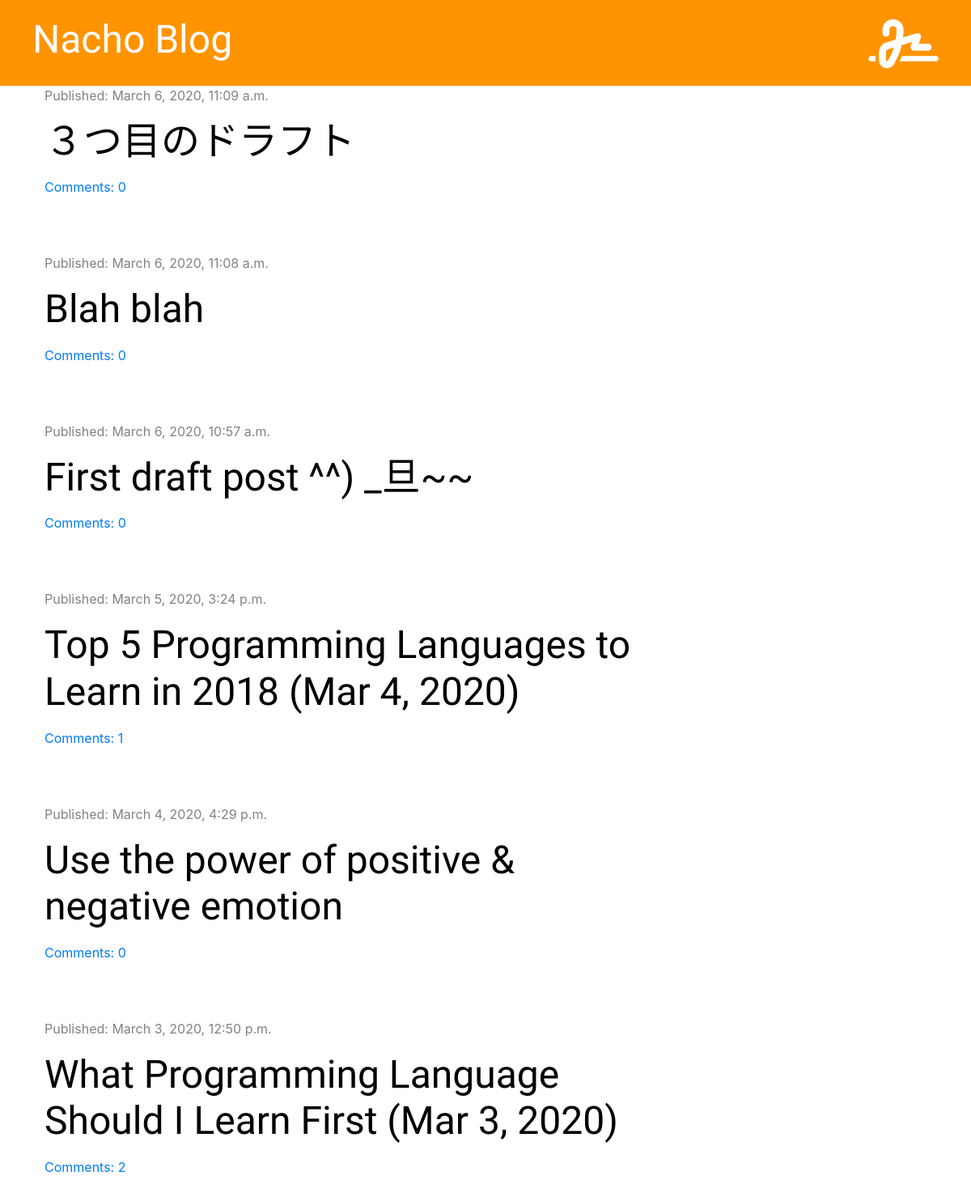
The page / on the database its author committed.
### blog/models.py (models this page shows, shortened)
class Post(models.Model):
    author = models.ForeignKey('auth.User', on_delete=models.CASCADE)
    title = models.CharField(max_length=200)
    text = models.TextField()
    created_date = models.DateTimeField(default=timezone.now)
    published_date = models.DateTimeField(blank=True, null=True)
    def approved_comments(self):
        return self.comments.filter(approved=True)

### blog/views.py (the view)
# urls.py: path('', views.post_list, name='post_list'),
def post_list(request):
    posts = Post.objects.filter(published_date__lte=timezone.now()).order_by('-published_date')
    stuff_for_frontend = {'posts': posts}
    return render(request, 'blog/post_list.html', stuff_for_frontend)

### blog/templatetags/markdownify.py (called while the page is built)
@register.filter
def markdown(value):
    renderer = HighlightRenderer()
    markdown = mistune.Markdown(renderer=renderer)
    return markdown(value)

### blog/templates/blog/post_list.html (shortened to what this page needs)
{% extends 'blog/base.html' %}
{% load markdownify %}
{% block content %}
    {% for post in posts %}
        <div class="post">
            <div class="date">
                <p>Published: {{ post.published_date }}</p>
            </div>
            <h1><a href="{% url 'post_detail' pk=post.pk %}">{{ post.title }}</a></h1>
            <a href="{% url 'post_detail' pk=post.pk %}">Comments: {{ post.approved_comments.count }}</a>
        </div>
    {% endfor %}
{% endblock %}

### blog/static/css/blog.css (style rules this page uses)
h1, h2, h3, h4 { font-family: 'Tangerine', 'Inconsolata', 'Droid Sans', serif; font-size: 48px; }
.date { color: #828282; }
.post { margin-bottom: 70px; }
.post h1 a { color: #000000; }

### rows shown on the page
Post: published_date "March 6, 2020, 11:09 a.m.", title "３つ目のドラフト", approved_comments.count "0"
Post: published_date "March 6, 2020, 11:08 a.m.", title "Blah blah", approved_comments.count "0"
Post: published_date "March 6, 2020, 10:57 a.m.", title "First draft post ^^) _旦~~", approved_comments.count "0"
Post: published_date "March 5, 2020, 3:24 p.m.", title "Top 5 Programming Languages to Learn in 2018 (Mar 4, 2020)", approved_comments.count "1"
Post: published_date "March 4, 2020, 4:29 p.m.", title "Use the power of positive & negative emotion", approved_comments.count "0"
Post: published_date "March 3, 2020, 12:50 p.m.", title "What Programming Language Should I Learn First (Mar 3, 2020)", approved_comments.count "2"
